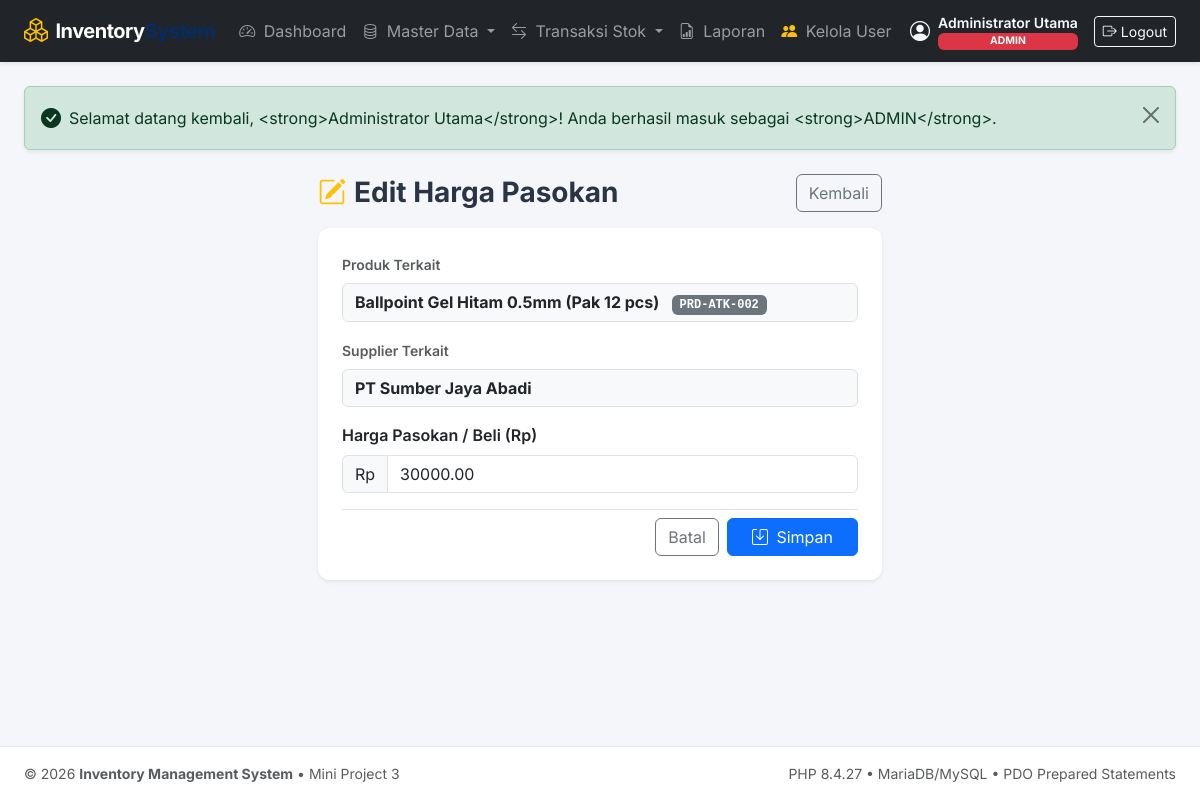
The app's page /product-suppliers/edit.php?product_id=7&supplier_id=1 (signed in) with its own data.
### tables this page shows
CREATE TABLE `product_suppliers` (
    `product_id` INT NOT NULL,
    `supplier_id` INT NOT NULL,
    `supplier_price` DECIMAL(12,2) NULL,
    `created_at` TIMESTAMP DEFAULT CURRENT_TIMESTAMP,
    PRIMARY KEY (`product_id`, `supplier_id`),
    CONSTRAINT `fk_ps_product` 
        FOREIGN KEY (`product_id`) REFERENCES `products` (`id`) 
        ON DELETE CASCADE ON UPDATE CASCADE,
    CONSTRAINT `fk_ps_supplier` 
        FOREIGN KEY (`supplier_id`) REFERENCES `suppliers` (`id`) 
        ON DELETE RESTRICT ON UPDATE CASCADE
);

CREATE TABLE `products` (
    `id` INT AUTO_INCREMENT PRIMARY KEY,
    `category_id` INT NOT NULL,
    `sku` VARCHAR(50) NOT NULL UNIQUE,
    `name` VARCHAR(150) NOT NULL,
    `price` DECIMAL(12,2) NOT NULL,
    `stock` INT NOT NULL DEFAULT 0,
    `minimum_stock` INT NOT NULL DEFAULT 5,
    `created_at` TIMESTAMP DEFAULT CURRENT_TIMESTAMP,
    `updated_at` TIMESTAMP DEFAULT CURRENT_TIMESTAMP ON UPDATE CURRENT_TIMESTAMP,
    CONSTRAINT `fk_products_category` 
        FOREIGN KEY (`category_id`) REFERENCES `categories` (`id`) 
        ON DELETE RESTRICT ON UPDATE CASCADE
);

CREATE TABLE `suppliers` (
    `id` INT AUTO_INCREMENT PRIMARY KEY,
    `name` VARCHAR(150) NOT NULL,
    `contact_person` VARCHAR(100) NULL,
    `phone` VARCHAR(20) NULL,
    `email` VARCHAR(100) NULL,
    `address` TEXT NULL,
    `created_at` TIMESTAMP DEFAULT CURRENT_TIMESTAMP
);

### helpers/escape.php (called while the page is built, shortened)
<?php
if (!function_exists('e')) {
    function e($string): string
    {
        return htmlspecialchars((string)($string ?? ''), ENT_QUOTES, 'UTF-8');
    }
}

### public/product-suppliers/edit.php (the view, shortened to what this page needs)
<?php
require_once __DIR__ . '/../../config/database.php';
require_once __DIR__ . '/../../helpers/escape.php';
require_once __DIR__ . '/../../helpers/flash.php';
$productId = (int)($_GET['product_id'] ?? 0);
$supplierId = (int)($_GET['supplier_id'] ?? 0);
$stmt = $pdo->prepare("
    SELECT ps.*, p.name AS product_name, p.sku, s.name AS supplier_name
    FROM product_suppliers ps
    JOIN products p ON p.id = ps.product_id
    JOIN suppliers s ON s.id = ps.supplier_id
    WHERE ps.product_id = :p_id AND ps.supplier_id = :s_id
");
$stmt->execute(['p_id' => $productId, 's_id' => $supplierId]);
$relation = $stmt->fetch();
$supplierPrice = $relation['supplier_price'] ?? '';
require __DIR__ . '/../../views/header.php';
?>
<div class="row justify-content-center">
    <div class="col-lg-6">
        <div class="d-flex justify-content-between align-items-center mb-3">
            <h3 class="fw-bold mb-0"><i class="bi bi-pencil-square text-warning me-2"></i>Edit Harga Pasokan</h3>
            <a href="index.php" class="btn btn-outline-secondary">Kembali</a>
        </div>
        <div class="card shadow-sm border-0">
            <div class="card-body p-4">
                <form method="POST" action="edit.php?product_id=<?= $productId ?>&supplier_id=<?= $supplierId ?>">
                    <div class="mb-3">
                        <label class="form-label text-muted small fw-semibold">Produk Terkait</label>
                        <div class="form-control bg-light">
                            <strong><?= e($relation['product_name']) ?></strong>
                            <span class="badge bg-secondary font-monospace ms-2"><?= e($relation['sku']) ?></span>
                        </div>
                    </div>
                    <div class="mb-3">
                        <label class="form-label text-muted small fw-semibold">Supplier Terkait</label>
                        <div class="form-control bg-light">
                            <strong><?= e($relation['supplier_name']) ?></strong>
                        </div>
                    </div>
                    <div class="mb-3">
                        <label for="supplier_price" class="form-label fw-semibold">Harga Pasokan / Beli (Rp)</label>
                        <div class="input-group">
                            <span class="input-group-text">Rp</span>
                            <input type="number" step="1000" min="0" class="form-control" id="supplier_price" name="supplier_price" value="<?= e($supplierPrice) ?>" placeholder="Contoh: 450000">
                        </div>
                    </div>
                    <div class="d-flex justify-content-end gap-2 pt-2 border-top">
                        <a href="index.php" class="btn btn-outline-secondary">Batal</a>
                        <button type="submit" class="btn btn-primary px-4">
                            <i class="bi bi-save me-1"></i> Simpan
                        </button>
                    </div>
                </form>
            </div>
        </div>
    </div>
</div>
<?php require __DIR__ . '/../../views/footer.php'; ?>

### views/header.php (style rules this page uses)
body { font-family: 'Inter', -apple-system, BlinkMacSystemFont, "Segoe UI", Roboto, sans-serif; background-color: #f4f6f9; color: #2b3445; min-height: 100vh; display: flex; flex-direction: column; }
.card { border: 1px solid rgba(0,0,0,0.06); border-radius: 0.75rem; box-shadow: 0 0.125rem 0.25rem rgba(0,0,0,0.04); }

### records on screen
product_suppliers: product.name "Ballpoint Gel Hitam 0.5mm (Pak 12 pcs)", product.sku "PRD-ATK-002", supplier.name "PT Sumber Jaya Abadi", supplier_price "30000.00"

### other values on screen
$user['full_name'] "Administrator Utama"
$role "ADMIN"
$msg['message'] "Selamat datang kembali, <strong>Administrator Utama</strong>! Anda berhasil masuk sebagai <strong>ADMIN</strong>."
PHP_VERSION "8.4.27"
